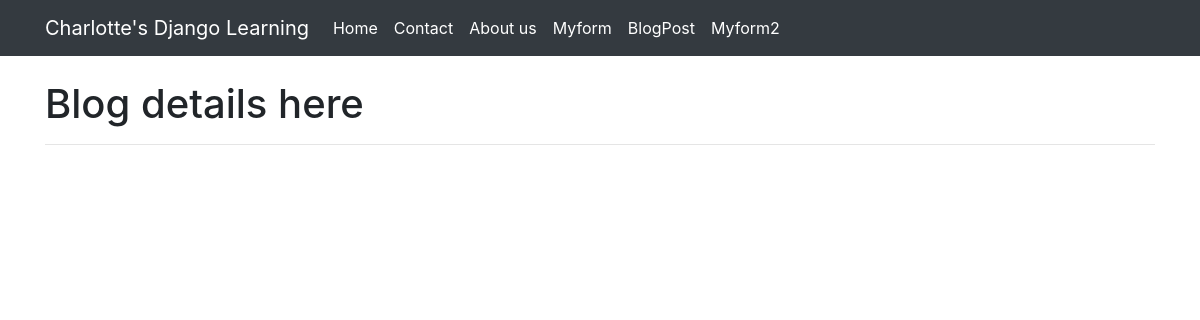
Before: /blog_details/1 with the older database file.
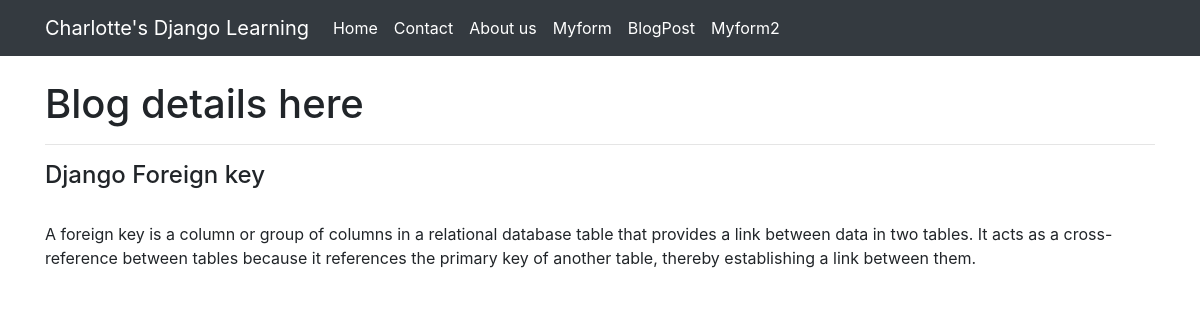
After: the same page with the newer database file.
### myapp/models.py (models this page shows, shortened)
class BlogPost(models.Model):
    blog_image = models.ImageField(blank=True, upload_to=upload_path)
    blog_title = models.CharField(max_length=200)
    blog_description = models.TextField()
    written_by = models.ForeignKey(User, on_delete=models.CASCADE)
    created_at = models.DateField(auto_now=True)

### myapp/views.py (the view)
# urls.py: path('blog_details/<int:blog_id>', blog_details),
def blog_details(request, blog_id):
    my_blog_details = BlogPost.objects.filter(id=blog_id)
    makedictionary = {
        "single_data": my_blog_details
    }
    return render(request, "blogpostshow.html", context=makedictionary)

### Template/blogpostshow.html (shortened to what this page needs)
{% extends "base.html" %}
{% block container %}
<h1>Blog details here </h1>
<hr>
{% for blog in single_data%}
    <h4>{{blog.blog_title}}</h4>
    <br>
    <p> {{ blog.blog_description|safe }}</p>
{% endfor %}
{% endblock %}

Changed rows visible on the page:
added BlogPost: blog_title "Django Foreign key", blog_description "A foreign key is a column or group of columns in a relational database table that provides a link between data in two tables. It acts as a cross-reference between tables because it references the primary key of another table, thereby establishing a link between them."
